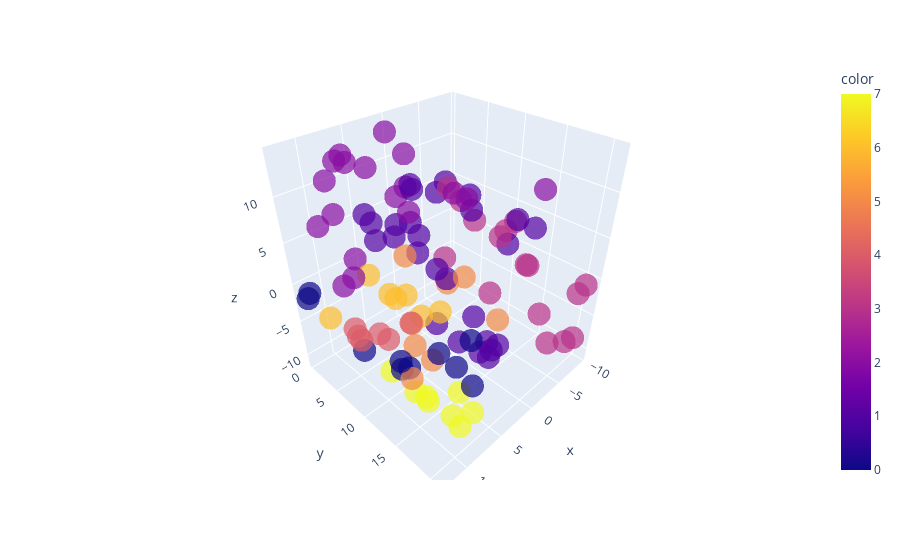

Notebook code for this chart:
### Code cell
K = 2

distance_matrix = get_distance_matrix_from_data(X)
similarity_matrix = get_similarity_matrix_from_distance_matrix(
    distance_matrix, sim_graph_type="knn", knn=5
)

swiss_roll_res = Spectral_Clustering(
    similarity_matrix, K=8, normalized=1, random_state=1
)

fig = px.scatter_3d(
    x=X[:, 0],
    y=X[:, 1],
    z=X[:, 2],
    color=swiss_roll_res.labels,
    size_max=5,
    opacity=0.7,
)

fig.show()
